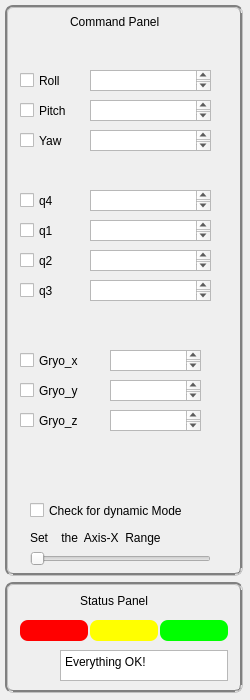
<?xml version="1.0" encoding="UTF-8"?>
<ui version="4.0">
 <class>CmdStatusPanelWindow</class>
 <widget class="QWidget" name="CmdStatusPanelWindow">
  <property name="geometry">
   <rect>
    <x>0</x>
    <y>0</y>
    <width>250</width>
    <height>700</height>
   </rect>
  </property>
  <property name="sizePolicy">
   <sizepolicy hsizetype="Minimum" vsizetype="Minimum">
    <horstretch>0</horstretch>
    <verstretch>0</verstretch>
   </sizepolicy>
  </property>
  <property name="minimumSize">
   <size>
    <width>250</width>
    <height>700</height>
   </size>
  </property>
  <property name="windowTitle">
   <string>Raw Transmit</string>
  </property>
  <property name="styleSheet">
   <string notr="true"/>
  </property>
  <widget class="QLabel" name="label_1">
   <property name="geometry">
    <rect>
     <x>70</x>
     <y>11</y>
     <width>101</width>
     <height>21</height>
    </rect>
   </property>
   <property name="text">
    <string>Command Panel</string>
   </property>
  </widget>
  <widget class="QCheckBox" name="checkBox_1">
   <property name="geometry">
    <rect>
     <x>20</x>
     <y>70</y>
     <width>89</width>
     <height>21</height>
    </rect>
   </property>
   <property name="text">
    <string>Roll</string>
   </property>
  </widget>
  <widget class="QLabel" name="label_2">
   <property name="geometry">
    <rect>
     <x>5</x>
     <y>582</y>
     <width>238</width>
     <height>111</height>
    </rect>
   </property>
   <property name="styleSheet">
    <string notr="true">border:3px groove gray;border-radius:8px;</string>
   </property>
   <property name="text">
    <string/>
   </property>
  </widget>
  <widget class="QLabel" name="label_3">
   <property name="geometry">
    <rect>
     <x>5</x>
     <y>5</y>
     <width>238</width>
     <height>571</height>
    </rect>
   </property>
   <property name="styleSheet">
    <string notr="true">border:3px groove gray;border-radius:8px;</string>
   </property>
   <property name="text">
    <string/>
   </property>
  </widget>
  <widget class="QLabel" name="label_4">
   <property name="geometry">
    <rect>
     <x>80</x>
     <y>590</y>
     <width>111</width>
     <height>21</height>
    </rect>
   </property>
   <property name="text">
    <string>Status Panel</string>
   </property>
  </widget>
  <widget class="QCheckBox" name="checkBox_4">
   <property name="geometry">
    <rect>
     <x>20</x>
     <y>190</y>
     <width>89</width>
     <height>21</height>
    </rect>
   </property>
   <property name="text">
    <string>q4</string>
   </property>
  </widget>
  <widget class="QCheckBox" name="checkBox_5">
   <property name="geometry">
    <rect>
     <x>20</x>
     <y>220</y>
     <width>89</width>
     <height>21</height>
    </rect>
   </property>
   <property name="text">
    <string>q1</string>
   </property>
  </widget>
  <widget class="QCheckBox" name="checkBox_2">
   <property name="geometry">
    <rect>
     <x>20</x>
     <y>100</y>
     <width>89</width>
     <height>21</height>
    </rect>
   </property>
   <property name="text">
    <string>Pitch</string>
   </property>
  </widget>
  <widget class="QCheckBox" name="checkBox_3">
   <property name="geometry">
    <rect>
     <x>20</x>
     <y>130</y>
     <width>89</width>
     <height>21</height>
    </rect>
   </property>
   <property name="text">
    <string>Yaw</string>
   </property>
  </widget>
  <widget class="QCheckBox" name="checkBox_6">
   <property name="geometry">
    <rect>
     <x>20</x>
     <y>250</y>
     <width>89</width>
     <height>21</height>
    </rect>
   </property>
   <property name="text">
    <string>q2</string>
   </property>
  </widget>
  <widget class="QCheckBox" name="checkBox_7">
   <property name="geometry">
    <rect>
     <x>20</x>
     <y>280</y>
     <width>89</width>
     <height>21</height>
    </rect>
   </property>
   <property name="text">
    <string>q3</string>
   </property>
  </widget>
  <widget class="QSlider" name="horizontalSlider_X">
   <property name="geometry">
    <rect>
     <x>30</x>
     <y>550</y>
     <width>181</width>
     <height>18</height>
    </rect>
   </property>
   <property name="orientation">
    <enum>Qt::Horizontal</enum>
   </property>
  </widget>
  <widget class="QLabel" name="label_6">
   <property name="geometry">
    <rect>
     <x>30</x>
     <y>530</y>
     <width>201</width>
     <height>16</height>
    </rect>
   </property>
   <property name="text">
    <string>Set    the  Axis-X  Range</string>
   </property>
  </widget>
  <widget class="QCheckBox" name="checkBox_11">
   <property name="geometry">
    <rect>
     <x>30</x>
     <y>500</y>
     <width>201</width>
     <height>21</height>
    </rect>
   </property>
   <property name="text">
    <string>Check for dynamic Mode</string>
   </property>
  </widget>
  <widget class="QLabel" name="label_7">
   <property name="geometry">
    <rect>
     <x>20</x>
     <y>620</y>
     <width>68</width>
     <height>21</height>
    </rect>
   </property>
   <property name="styleSheet">
    <string notr="true">border-radius:8px;
background-color: rgb(255, 0, 0);</string>
   </property>
   <property name="text">
    <string/>
   </property>
  </widget>
  <widget class="QLabel" name="label_8">
   <property name="geometry">
    <rect>
     <x>90</x>
     <y>620</y>
     <width>68</width>
     <height>21</height>
    </rect>
   </property>
   <property name="styleSheet">
    <string notr="true">border-radius:8px;
background-color: rgb(255, 255, 0);</string>
   </property>
   <property name="text">
    <string/>
   </property>
  </widget>
  <widget class="QLabel" name="label_9">
   <property name="geometry">
    <rect>
     <x>160</x>
     <y>620</y>
     <width>68</width>
     <height>21</height>
    </rect>
   </property>
   <property name="styleSheet">
    <string notr="true">border-radius:8px;
background-color: rgb(0, 255, 0);</string>
   </property>
   <property name="text">
    <string/>
   </property>
  </widget>
  <widget class="QTextBrowser" name="ErrMessage">
   <property name="geometry">
    <rect>
     <x>60</x>
     <y>650</y>
     <width>168</width>
     <height>31</height>
    </rect>
   </property>
   <property name="html">
    <string>&lt;!DOCTYPE HTML PUBLIC &quot;-//W3C//DTD HTML 4.0//EN&quot; &quot;http://www.w3.org/TR/REC-html40/strict.dtd&quot;&gt;
&lt;html&gt;&lt;head&gt;&lt;meta name=&quot;qrichtext&quot; content=&quot;1&quot; /&gt;&lt;style type=&quot;text/css&quot;&gt;
p, li { white-space: pre-wrap; }
&lt;/style&gt;&lt;/head&gt;&lt;body style=&quot; font-family:'Ubuntu'; font-size:11pt; font-weight:400; font-style:normal;&quot;&gt;
&lt;p style=&quot; margin-top:0px; margin-bottom:0px; margin-left:0px; margin-right:0px; -qt-block-indent:0; text-indent:0px;&quot;&gt;&lt;span style=&quot; font-family:'SimSun'; font-size:9pt;&quot;&gt;Everything OK!&lt;/span&gt;&lt;/p&gt;&lt;/body&gt;&lt;/html&gt;</string>
   </property>
  </widget>
  <widget class="QLabel" name="label_10">
   <property name="geometry">
    <rect>
     <x>20</x>
     <y>650</y>
     <width>31</width>
     <height>31</height>
    </rect>
   </property>
   <property name="styleSheet">
    <string notr="true">image: url(:/assets/warning_green.png);</string>
   </property>
   <property name="text">
    <string/>
   </property>
  </widget>
  <widget class="QCheckBox" name="checkBox_8">
   <property name="geometry">
    <rect>
     <x>20</x>
     <y>350</y>
     <width>89</width>
     <height>21</height>
    </rect>
   </property>
   <property name="text">
    <string>Gryo_x</string>
   </property>
  </widget>
  <widget class="QCheckBox" name="checkBox_9">
   <property name="geometry">
    <rect>
     <x>20</x>
     <y>380</y>
     <width>89</width>
     <height>21</height>
    </rect>
   </property>
   <property name="text">
    <string>Gryo_y</string>
   </property>
  </widget>
  <widget class="QCheckBox" name="checkBox_10">
   <property name="geometry">
    <rect>
     <x>20</x>
     <y>410</y>
     <width>89</width>
     <height>21</height>
    </rect>
   </property>
   <property name="text">
    <string>Gryo_z</string>
   </property>
  </widget>
  <widget class="QTextBrowser" name="textBrowser_1">
   <property name="geometry">
    <rect>
     <x>90</x>
     <y>70</y>
     <width>121</width>
     <height>21</height>
    </rect>
   </property>
  </widget>
  <widget class="QTextBrowser" name="textBrowser_2">
   <property name="geometry">
    <rect>
     <x>90</x>
     <y>100</y>
     <width>121</width>
     <height>21</height>
    </rect>
   </property>
  </widget>
  <widget class="QTextBrowser" name="textBrowser_3">
   <property name="geometry">
    <rect>
     <x>90</x>
     <y>130</y>
     <width>121</width>
     <height>21</height>
    </rect>
   </property>
  </widget>
  <widget class="QTextBrowser" name="textBrowser_4">
   <property name="geometry">
    <rect>
     <x>90</x>
     <y>190</y>
     <width>121</width>
     <height>21</height>
    </rect>
   </property>
  </widget>
  <widget class="QTextBrowser" name="textBrowser_5">
   <property name="geometry">
    <rect>
     <x>90</x>
     <y>220</y>
     <width>121</width>
     <height>21</height>
    </rect>
   </property>
  </widget>
  <widget class="QTextBrowser" name="textBrowser_6">
   <property name="geometry">
    <rect>
     <x>90</x>
     <y>250</y>
     <width>121</width>
     <height>21</height>
    </rect>
   </property>
  </widget>
  <widget class="QTextBrowser" name="textBrowser_7">
   <property name="geometry">
    <rect>
     <x>90</x>
     <y>280</y>
     <width>121</width>
     <height>21</height>
    </rect>
   </property>
  </widget>
  <widget class="QTextBrowser" name="textBrowser_8">
   <property name="geometry">
    <rect>
     <x>110</x>
     <y>350</y>
     <width>91</width>
     <height>21</height>
    </rect>
   </property>
  </widget>
  <widget class="QTextBrowser" name="textBrowser_9">
   <property name="geometry">
    <rect>
     <x>110</x>
     <y>380</y>
     <width>91</width>
     <height>21</height>
    </rect>
   </property>
  </widget>
  <widget class="QTextBrowser" name="textBrowser_10">
   <property name="geometry">
    <rect>
     <x>110</x>
     <y>410</y>
     <width>91</width>
     <height>21</height>
    </rect>
   </property>
  </widget>
  <zorder>label_3</zorder>
  <zorder>label_2</zorder>
  <zorder>label_1</zorder>
  <zorder>checkBox_1</zorder>
  <zorder>label_4</zorder>
  <zorder>checkBox_4</zorder>
  <zorder>checkBox_5</zorder>
  <zorder>checkBox_2</zorder>
  <zorder>checkBox_3</zorder>
  <zorder>checkBox_6</zorder>
  <zorder>checkBox_7</zorder>
  <zorder>horizontalSlider_X</zorder>
  <zorder>label_6</zorder>
  <zorder>checkBox_11</zorder>
  <zorder>label_7</zorder>
  <zorder>label_8</zorder>
  <zorder>label_9</zorder>
  <zorder>ErrMessage</zorder>
  <zorder>label_10</zorder>
  <zorder>checkBox_8</zorder>
  <zorder>checkBox_9</zorder>
  <zorder>checkBox_10</zorder>
  <zorder>textBrowser_1</zorder>
  <zorder>textBrowser_2</zorder>
  <zorder>textBrowser_3</zorder>
  <zorder>textBrowser_4</zorder>
  <zorder>textBrowser_5</zorder>
  <zorder>textBrowser_6</zorder>
  <zorder>textBrowser_7</zorder>
  <zorder>textBrowser_8</zorder>
  <zorder>textBrowser_9</zorder>
  <zorder>textBrowser_10</zorder>
 </widget>
 <resources/>
 <connections/>
</ui>
